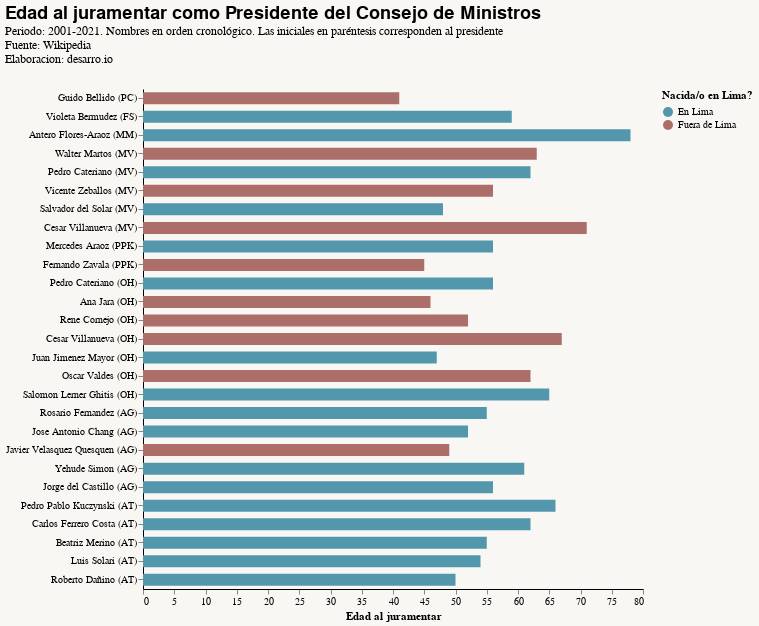

Notebook code cell kept with this figure:
### Code cell
vis = alt.Chart(df).mark_bar(size=12).encode(
    y = alt.Y('Nombre2:N',
              sort=list(df['Nombre2']),
              title=None),
    x = alt.X('Edad al juramentar:Q'),
    color = 'Nacida/o en Lima?:N',
    #row = 'Departamento'
).properties(
    title={
        'text': 'Edad al juramentar como Presidente del Consejo de Ministros',
        'subtitle': ['Periodo: 2001-2021. Nombres en orden cronológico. Las iniciales en paréntesis corresponden al presidente',
                     'Fuente: Wikipedia',
                     'Elaboracion: desarro.io'],
        "subtitleFont": "Sanchez",
    },
    width = 500,
    height = 500
)
vis

### Figure 1 — Vega-Lite specification as saved in the notebook (floating-point values rounded to 4 significant figures)
{"width": 500, "height": 500, "config": {"title": {"font": "Sanchez", "fontSize": 18, "fontWeight": 600, "fontColor": "#000000", "offset": 24, "anchor": "start"}, "axisX": {"labelFont": "Sanchez", "titleFont": "Sanchez", "domainColor": "#000000", "grid": false, "domain": true}, "axisY": {"labelFont": "Sanchez", "titleFont": "Sanchez", "domainColor": "#000000", "domain": true}, "header": {"labelFont": "Sanchez", "titleFont": "Sanchez"}, "range": {"category": ["#5297AC", "#ac6e69", "#4ba479", "#e2a920", "#BAA6A5", "#A6C6C1", "#55b748", "#5c5859", "#db2b27"], "diverging": ["#cfe8f3", "#a2d4ec", "#73bfe2", "#46abdb", "#1696d2", "#12719e"]}, "view": {"stroke": "transparent"}, "legend": {"labelFont": "Sanchez", "titleFont": "Sanchez", "symbolType": "circle", "padding": 1}, "area": {"fill": "#5297AC"}, "line": {"color": "#5297AC", "stroke": "#5297AC", "strokeWidth": 4}, "trail": {"color": "#ff0800", "stroke": "#ff0800", "strokeWidth": 100, "size": 50}, "path": {"stroke": "#ff0800", "strokeWidth": 0.1}, "point": {"filled": true, "opacity": 1, "size": 100}, "circle": {"filled": true, "opacity": 1, "size": 100, "color": "#5297AC"}, "text": {"font": "Sanchez", "color": "#808080", "fontSize": 11, "align": "right", "fontWeight": 400, "size": 11}, "bar": {"binSpacing": 1, "continuousBandSize": 30, "discreteBandSize": 30, "fill": "#5297AC", "stroke": false}, "background": "#F9F7F3"}, "data": {"name": "data-f2be364a1dd3274da8066449f22ce69d"}, "mark": {"type": "bar", "size": 12}, "encoding": {"color": {"type": "nominal", "field": "Nacida/o en Lima?"}, "x": {"type": "quantitative", "field": "Edad al juramentar"}, "y": {"type": "nominal", "field": "Nombre2", "sort": ["Guido Bellido (PC)", "Violeta Bermudez (FS)", "Antero Flores-Araoz (MM)", "Walter Martos (MV)", "Pedro Cateriano (MV)", "Vicente Zeballos (MV)", "Salvador del Solar (MV)", "Cesar Villanueva (MV)", "Mercedes Araoz (PPK)", "Fernando Zavala (PPK)", "Pedro Cateriano (OH)", "Ana Jara (OH)", "Rene Cornejo (OH)", "Cesar Villanueva (OH)", "Juan Jimenez Mayor (OH)", "Oscar Valdes (OH)", "Salomon Lerner Ghitis (OH)", "Rosario Fernandez (AG)", "Jose Antonio Chang (AG)", "Javier Velasquez Quesquen (AG)", "Yehude Simon (AG)", "Jorge del Castillo (AG)", "Pedro Pablo Kuczynski (AT)", "Carlos Ferrero Costa (AT)", "Beatriz Merino (AT)", "Luis Solari (AT)", "Roberto Dañino (AT)"], "title": null}}, "title": {"text": "Edad al juramentar como Presidente del Consejo de Ministros", "subtitle": ["Periodo: 2001-2021. Nombres en orden cronológico. Las iniciales en paréntesis corresponden al presidente", "Fuente: Wikipedia", "Elaboracion: desarro.io"], "subtitleFont": "Sanchez"}, "$schema": "https://vega.github.io/schema/vega-lite/v4.8.1.json", "datasets": {"data-f2be364a1dd3274da8066449f22ce69d": [{"Nombre": "Guido Bellido", "Sexo": "M", "Fecha de nacimiento": "1979-08-07T00:00:00", "Departamento": "Cusco", "Fecha de juramentacion": "2021-07-27T00:00:00", "Edad al juramentar": 41, "Fecha final": "2021-08-26T00:00:00", "Meses en el cargo": 1.0, "Nacida/o en Lima?": "Fuera de Lima", "Presidente": "PC", "Nombre2": "Guido Bellido (PC)"}, {"Nombre": "Violeta Bermudez", "Sexo": "F", "Fecha de nacimiento": "1961-08-12T00:00:00", "Departamento": "Lima", "Fecha de juramentacion": "2020-11-18T00:00:00", "Edad al juramentar": 59, "Fecha final": "2021-07-27T00:00:00", "Meses en el cargo": 8.367, "Nacida/o en Lima?": "En Lima", "Presidente": "FS", "Nombre2": "Violeta Bermudez (FS)"}, {"Nombre": "Antero Flores-Araoz", "Sexo": "M", "Fecha de nacimiento": "1942-02-28T00:00:00", "Departamento": "Lima", "Fecha de juramentacion": "2020-11-11T00:00:00", "Edad al juramentar": 78, "Fecha final": "2020-11-18T00:00:00", "Meses en el cargo": 0.2333, "Nacida/o en Lima?": "En Lima", "Presidente": "MM", "Nombre2": "Antero Flores-Araoz (MM)"}, {"Nombre": "Walter Martos", "Sexo": "M", "Fecha de nacimiento": "1957-02-11T00:00:00", "Departamento": "Cajamarca", "Fecha de juramentacion": "2020-08-06T00:00:00", "Edad al juramentar": 63, "Fecha final": "2020-11-11T00:00:00", "Meses en el cargo": 3.233, "Nacida/o en Lima?": "Fuera de Lima", "Presidente": "MV", "Nombre2": "Walter Martos (MV)"}, {"Nombre": "Pedro Cateriano", "Sexo": "M", "Fecha de nacimiento": "1958-06-26T00:00:00", "Departamento": "Lima", "Fecha de juramentacion": "2020-07-15T00:00:00", "Edad al juramentar": 62, "Fecha final": "2020-08-06T00:00:00", "Meses en el cargo": 0.7333, "Nacida/o en Lima?": "En Lima", "Presidente": "MV", "Nombre2": "Pedro Cateriano (MV)"}, {"Nombre": "Vicente Zeballos", "Sexo": "M", "Fecha de nacimiento": "1963-05-10T00:00:00", "Departamento": "Tacna", "Fecha de juramentacion": "2019-09-30T00:00:00", "Edad al juramentar": 56, "Fecha final": "2020-07-15T00:00:00", "Meses en el cargo": 9.633, "Nacida/o en Lima?": "Fuera de Lima", "Presidente": "MV", "Nombre2": "Vicente Zeballos (MV)"}, {"Nombre": "Salvador del Solar", "Sexo": "M", "Fecha de nacimiento": "1970-05-01T00:00:00", "Departamento": "Lima", "Fecha de juramentacion": "2019-03-11T00:00:00", "Edad al juramentar": 48, "Fecha final": "2019-09-30T00:00:00", "Meses en el cargo": 6.767, "Nacida/o en Lima?": "En Lima", "Presidente": "MV", "Nombre2": "Salvador del Solar (MV)"}, {"Nombre": "Cesar Villanueva", "Sexo": "M", "Fecha de nacimiento": "1946-08-05T00:00:00", "Departamento": "San Martin", "Fecha de juramentacion": "2018-04-02T00:00:00", "Edad al juramentar": 71, "Fecha final": "2019-03-11T00:00:00", "Meses en el cargo": 11.43, "Nacida/o en Lima?": "Fuera de Lima", "Presidente": "MV", "Nombre2": "Cesar Villanueva (MV)"}, {"Nombre": "Mercedes Araoz", "Sexo": "F", "Fecha de nacimiento": "1961-08-05T00:00:00", "Departamento": "Lima", "Fecha de juramentacion": "2017-09-17T00:00:00", "Edad al juramentar": 56, "Fecha final": "2018-04-02T00:00:00", "Meses en el cargo": 6.567, "Nacida/o en Lima?": "En Lima", "Presidente": "PPK", "Nombre2": "Mercedes Araoz (PPK)"}, {"Nombre": "Fernando Zavala", "Sexo": "M", "Fecha de nacimiento": "1971-02-19T00:00:00", "Departamento": "Tacna", "Fecha de juramentacion": "2016-07-28T00:00:00", "Edad al juramentar": 45, "Fecha final": "2017-09-17T00:00:00", "Meses en el cargo": 13.87, "Nacida/o en Lima?": "Fuera de Lima", "Presidente": "PPK", "Nombre2": "Fernando Zavala (PPK)"}, {"Nombre": "Pedro Cateriano", "Sexo": "M", "Fecha de nacimiento": "1958-06-26T00:00:00", "Departamento": "Lima", "Fecha de juramentacion": "2015-04-02T00:00:00", "Edad al juramentar": 56, "Fecha final": "2016-07-28T00:00:00", "Meses en el cargo": 16.1, "Nacida/o en Lima?": "En Lima", "Presidente": "OH", "Nombre2": "Pedro Cateriano (OH)"}, {"Nombre": "Ana Jara", "Sexo": "F", "Fecha de nacimiento": "1968-05-11T00:00:00", "Departamento": "Ica", "Fecha de juramentacion": "2014-07-22T00:00:00", "Edad al juramentar": 46, "Fecha final": "2015-04-02T00:00:00", "Meses en el cargo": 8.467, "Nacida/o en Lima?": "Fuera de Lima", "Presidente": "OH", "Nombre2": "Ana Jara (OH)"}, {"Nombre": "Rene Cornejo", "Sexo": "M", "Fecha de nacimiento": "1962-01-06T00:00:00", "Departamento": "Arequipa", "Fecha de juramentacion": "2014-02-24T00:00:00", "Edad al juramentar": 52, "Fecha final": "2014-07-22T00:00:00", "Meses en el cargo": 4.933, "Nacida/o en Lima?": "Fuera de Lima", "Presidente": "OH", "Nombre2": "Rene Cornejo (OH)"}, {"Nombre": "Cesar Villanueva", "Sexo": "M", "Fecha de nacimiento": "1946-08-05T00:00:00", "Departamento": "San Martin", "Fecha de juramentacion": "2013-10-31T00:00:00", "Edad al juramentar": 67, "Fecha final": "2014-02-24T00:00:00", "Meses en el cargo": 3.867, "Nacida/o en Lima?": "Fuera de Lima", "Presidente": "OH", "Nombre2": "Cesar Villanueva (OH)"}, {"Nombre": "Juan Jimenez Mayor", "Sexo": "M", "Fecha de nacimiento": "1964-08-05T00:00:00", "Departamento": "Lima", "Fecha de juramentacion": "2012-07-23T00:00:00", "Edad al juramentar": 47, "Fecha final": "2013-10-31T00:00:00", "Meses en el cargo": 15.5, "Nacida/o en Lima?": "En Lima", "Presidente": "OH", "Nombre2": "Juan Jimenez Mayor (OH)"}, {"Nombre": "Oscar Valdes", "Sexo": "M", "Fecha de nacimiento": "1949-04-03T00:00:00", "Departamento": "Tacna", "Fecha de juramentacion": "2011-12-11T00:00:00", "Edad al juramentar": 62, "Fecha final": "2012-07-23T00:00:00", "Meses en el cargo": 7.5, "Nacida/o en Lima?": "Fuera de Lima", "Presidente": "OH", "Nombre2": "Oscar Valdes (OH)"}, {"Nombre": "Salomon Lerner Ghitis", "Sexo": "M", "Fecha de nacimiento": "1946-02-04T00:00:00", "Departamento": "Lima", "Fecha de juramentacion": "2011-07-28T00:00:00", "Edad al juramentar": 65, "Fecha final": "2011-12-11T00:00:00", "Meses en el cargo": 4.533, "Nacida/o en Lima?": "En Lima", "Presidente": "OH", "Nombre2": "Salomon Lerner Ghitis (OH)"}, {"Nombre": "Rosario Fernandez", "Sexo": "F", "Fecha de nacimiento": "1955-11-09T00:00:00", "Departamento": "Lima", "Fecha de juramentacion": "2011-03-19T00:00:00", "Edad al juramentar": 55, "Fecha final": "2011-07-28T00:00:00", "Meses en el cargo": 4.367, "Nacida/o en Lima?": "En Lima", "Presidente": "AG", "Nombre2": "Rosario Fernandez (AG)"}, {"Nombre": "Jose Antonio Chang", "Sexo": "M", "Fecha de nacimiento": "1958-05-19T00:00:00", "Departamento": "Lima", "Fecha de juramentacion": "2010-09-14T00:00:00", "Edad al juramentar": 52, "Fecha final": "2011-03-19T00:00:00", "Meses en el cargo": 6.2, "Nacida/o en Lima?": "En Lima", "Presidente": "AG", "Nombre2": "Jose Antonio Chang (AG)"}, {"Nombre": "Javier Velasquez Quesquen", "Sexo": "M", "Fecha de nacimiento": "1960-03-12T00:00:00", "Departamento": "Lambayeque", "Fecha de juramentacion": "2009-07-11T00:00:00", "Edad al juramentar": 49, "Fecha final": "2010-09-14T00:00:00", "Meses en el cargo": 14.33, "Nacida/o en Lima?": "Fuera de Lima", "Presidente": "AG", "Nombre2": "Javier Velasquez Quesquen (AG)"}, {"Nombre": "Yehude Simon", "Sexo": "M", "Fecha de nacimiento": "1947-07-18T00:00:00", "Departamento": "Lima", "Fecha de juramentacion": "2008-10-14T00:00:00", "Edad al juramentar": 61, "Fecha final": "2009-07-11T00:00:00", "Meses en el cargo": 9.0, "Nacida/o en Lima?": "En Lima", "Presidente": "AG", "Nombre2": "Yehude Simon (AG)"}, {"Nombre": "Jorge del Castillo", "Sexo": "M", "Fecha de nacimiento": "1950-07-02T00:00:00", "Departamento": "Lima", "Fecha de juramentacion": "2006-07-28T00:00:00", "Edad al juramentar": 56, "Fecha final": "2008-10-14T00:00:00", "Meses en el cargo": 26.97, "Nacida/o en Lima?": "En Lima", "Presidente": "AG", "Nombre2": "Jorge del Castillo (AG)"}, {"Nombre": "Pedro Pablo Kuczynski", "Sexo": "M", "Fecha de nacimiento": "1938-10-03T00:00:00", "Departamento": "Lima", "Fecha de juramentacion": "2005-08-16T00:00:00", "Edad al juramentar": 66, "Fecha final": "2006-07-28T00:00:00", "Meses en el cargo": 11.53, "Nacida/o en Lima?": "En Lima", "Presidente": "AT", "Nombre2": "Pedro Pablo Kuczynski (AT)"}, {"Nombre": "Carlos Ferrero Costa", "Sexo": "M", "Fecha de nacimiento": "1941-02-07T00:00:00", "Departamento": "Lima", "Fecha de juramentacion": "2003-12-15T00:00:00", "Edad al juramentar": 62, "Fecha final": "2005-08-16T00:00:00", "Meses en el cargo": 20.33, "Nacida/o en Lima?": "En Lima", "Presidente": "AT", "Nombre2": "Carlos Ferrero Costa (AT)"}, {"Nombre": "Beatriz Merino", "Sexo": "F", "Fecha de nacimiento": "1947-11-15T00:00:00", "Departamento": "Lima", "Fecha de juramentacion": "2003-06-23T00:00:00", "Edad al juramentar": 55, "Fecha final": "2003-12-15T00:00:00", "Meses en el cargo": 5.833, "Nacida/o en Lima?": "En Lima", "Presidente": "AT", "Nombre2": "Beatriz Merino (AT)"}, {"Nombre": "Luis Solari", "Sexo": "M", "Fecha de nacimiento": "1948-01-28T00:00:00", "Departamento": "Lima", "Fecha de juramentacion": "2002-07-12T00:00:00", "Edad al juramentar": 54, "Fecha final": "2003-06-23T00:00:00", "Meses en el cargo": 11.53, "Nacida/o en Lima?": "En Lima", "Presidente": "AT", "Nombre2": "Luis Solari (AT)"}, {"Nombre": "Roberto Dañino", "Sexo": "M", "Fecha de nacimiento": "1951-03-02T00:00:00", "Departamento": "Lima", "Fecha de juramentacion": "2001-07-28T00:00:00", "Edad al juramentar": 50, "Fecha final": "2002-07-12T00:00:00", "Meses en el cargo": 11.63, "Nacida/o en Lima?": "En Lima", "Presidente": "AT", "Nombre2": "Roberto Dañino (AT)"}]}}
